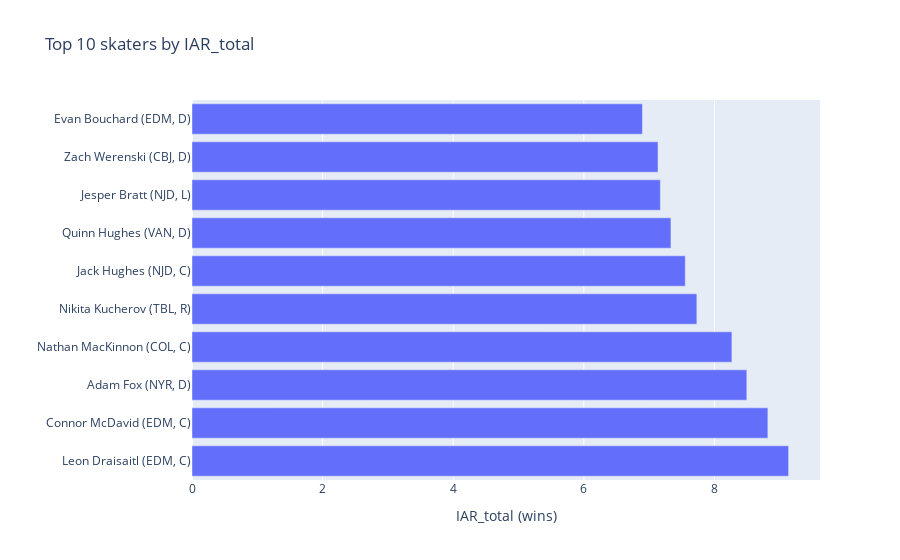

Notebook code for this chart:
### Markdown cell above
## 0.1. Overview histogram of top 10 IAR_total

### Code cell
# Defining plotting function
def bar_iar_total(df_subset, title, category_order):
    d = df_subset.copy()

    fig = px.bar(
        d,
        y="label",
        x="IAR_total",
        orientation="h",
        title=title,
        hover_data={"team": True, "position": True, "min_5v5": True, "IAR_total":":.2f"},
        category_orders={"label": category_order}
    )
    fig.update_layout(xaxis_title="IAR_total (wins)", yaxis_title="")
    return fig

fig0_top = bar_iar_total(top10, "Top 10 skaters by IAR_total", top_order)
fig0_top.show()

### Figure 1 — Plotly figure (JSON) as saved in the notebook; plotly's stock layout.template omitted (floating-point values rounded to 4 significant figures)
{"data": [{"alignmentgroup": "True", "customdata": [["EDM", "C", 1205.0], ["EDM", "C", 1175.0], ["NYR", "D", 1279.0], ["COL", "C", 1377.0], ["TBL", "R", 1286.0], ["NJD", "C", 970.5], ["VAN", "D", 1409.0], ["NJD", "L", 1101.0], ["CBJ", "D", 1744.0], ["EDM", "D", 1549.0]], "hovertemplate": "IAR_total=%{x:.2f}<br>label=%{y}<br>team=%{customdata[0]}<br>position=%{customdata[1]}<br>min_5v5=%{customdata[2]}<extra></extra>", "legendgroup": "", "marker": {"color": "#636efa", "pattern": {"shape": ""}}, "name": "", "offsetgroup": "", "orientation": "h", "showlegend": false, "textposition": "auto", "type": "bar", "x": [9.136, 8.818, 8.496, 8.267, 7.731, 7.553, 7.334, 7.172, 7.136, 6.898], "xaxis": "x", "y": ["Leon Draisaitl (EDM, C)", "Connor McDavid (EDM, C)", "Adam Fox (NYR, D)", "Nathan MacKinnon (COL, C)", "Nikita Kucherov (TBL, R)", "Jack Hughes (NJD, C)", "Quinn Hughes (VAN, D)", "Jesper Bratt (NJD, L)", "Zach Werenski (CBJ, D)", "Evan Bouchard (EDM, D)"], "yaxis": "y"}], "layout": {"autosize": true, "barmode": "relative", "legend": {"tracegroupgap": 0}, "title": {"text": "Top 10 skaters by IAR_total"}, "xaxis": {"anchor": "y", "autorange": true, "domain": [0, 1], "range": [0, 9.617], "title": {"text": "IAR_total (wins)"}, "type": "linear"}, "yaxis": {"anchor": "x", "autorange": true, "categoryarray": ["Leon Draisaitl (EDM, C)", "Connor McDavid (EDM, C)", "Adam Fox (NYR, D)", "Nathan MacKinnon (COL, C)", "Nikita Kucherov (TBL, R)", "Jack Hughes (NJD, C)", "Quinn Hughes (VAN, D)", "Jesper Bratt (NJD, L)", "Zach Werenski (CBJ, D)", "Evan Bouchard (EDM, D)"], "categoryorder": "array", "domain": [0, 1], "range": [-0.5, 9.5], "title": {"text": ""}, "type": "category"}}}
